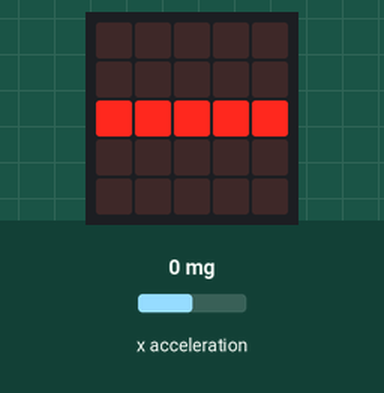
The program below on a simulated BBC micro:bit (MakeCode). Shown: the board's 5×5 LED display. The inputs (shaded band) are chosen by the test bench; at power-on: x acceleration 0 mg.

Above: at 1.2 s.
1.3 s: x acceleration set to -4 mg
2.8 s: x acceleration set to -7 mg
At 4.1 s:
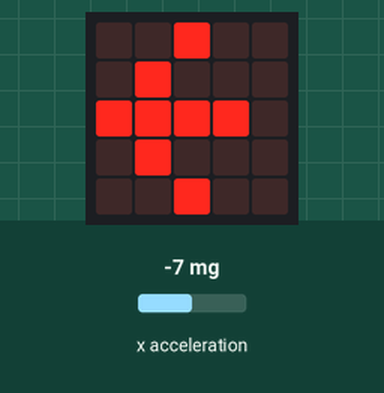
4.4 s: x acceleration set to -459 mg
5.9 s: x acceleration set to -530 mg
At 6.9 s:
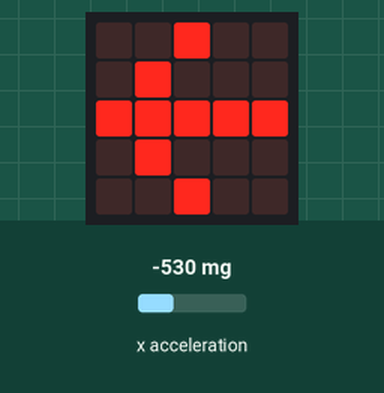
7.8 s: x acceleration set to 750 mg
At 8.8 s:
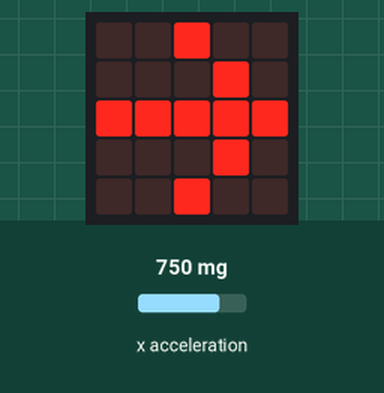
9.4 s: x acceleration set to 531 mg
10.9 s: x acceleration set to 450 mg
At 11.5 s:
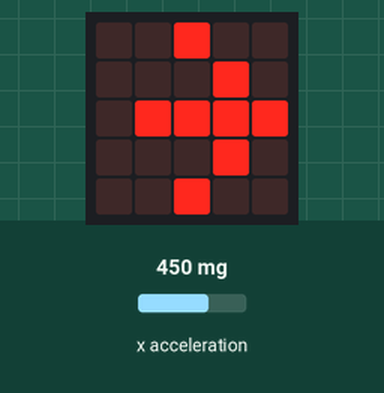
Timing chart, 0 to 13.4 s (numbered marks = the images above; inputs shaded):
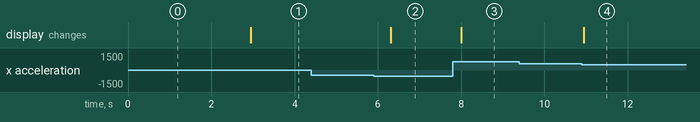

Measured:
- the behaviour switches between -5 and -6 mg on x acceleration (found by bisection; images 0 and 1)
- the behaviour switches between -499 and -500 mg on x acceleration (found by bisection; images 1 and 2)
- the behaviour switches between 501 and 500 mg on x acceleration (found by bisection; images 3 and 4)
- after the input at 1.3 s, every drawn part: stays the same
- after the input at 2.8 s, the display: changes after 0.14 s (image 1)
- after the input at 4.4 s, every drawn part: stays the same
- after the input at 5.9 s, the display: changes after 0.41 s (image 2)
- after the input at 7.8 s, the display: changes after 0.20 s (image 3)
- after the input at 9.4 s, every drawn part: stays the same
- after the input at 10.9 s, the display: changes at once (image 4)

The program:

main.ts
```typescript
basic.forever(function () {
    if (input.acceleration(Dimension.X) >= -5 && input.acceleration(Dimension.X) <= 5) {
        basic.showLeds(`
            . . . . .
            . . . . .
            # # # # #
            . . . . .
            . . . . .
            `)
    } else if (input.acceleration(Dimension.X) <= 500 && input.acceleration(Dimension.X) > 5) {
        basic.showLeds(`
            . . # . .
            . . . # .
            . # # # #
            . . . # .
            . . # . .
            `)
    } else if (input.acceleration(Dimension.X) <= 1023 && input.acceleration(Dimension.X) > 500) {
        basic.showLeds(`
            . . # . .
            . . . # .
            # # # # #
            . . . # .
            . . # . .
            `)
    } else if (input.acceleration(Dimension.X) <= -5 && input.acceleration(Dimension.X) > -500) {
        basic.showLeds(`
            . . # . .
            . # . . .
            # # # # .
            . # . . .
            . . # . .
            `)
    } else if (input.acceleration(Dimension.X) <= -500 && input.acceleration(Dimension.X) >= -1023) {
        basic.showLeds(`
            . . # . .
            . # . . .
            # # # # #
            . # . . .
            . . # . .
            `)
    }
})
```

test.ts
```typescript
// aquí va el archivo "tests"; esto no se compilará cuando este paquete se utilice como una extensión.
```
